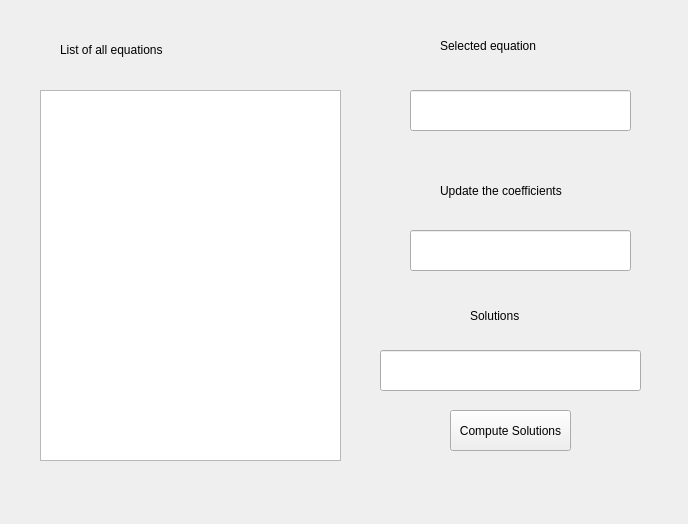
<?xml version="1.0" encoding="UTF-8"?>
<ui version="4.0">
 <class>gui</class>
 <widget class="QWidget" name="gui">
  <property name="geometry">
   <rect>
    <x>0</x>
    <y>0</y>
    <width>688</width>
    <height>524</height>
   </rect>
  </property>
  <property name="windowTitle">
   <string>gui</string>
  </property>
  <widget class="QListWidget" name="listOfEquations">
   <property name="geometry">
    <rect>
     <x>40</x>
     <y>90</y>
     <width>301</width>
     <height>371</height>
    </rect>
   </property>
  </widget>
  <widget class="QLabel" name="label">
   <property name="geometry">
    <rect>
     <x>60</x>
     <y>39</y>
     <width>171</width>
     <height>21</height>
    </rect>
   </property>
   <property name="text">
    <string>List of all equations</string>
   </property>
  </widget>
  <widget class="QLabel" name="label_2">
   <property name="geometry">
    <rect>
     <x>440</x>
     <y>30</y>
     <width>161</width>
     <height>31</height>
    </rect>
   </property>
   <property name="text">
    <string>Selected equation</string>
   </property>
  </widget>
  <widget class="QLabel" name="label_3">
   <property name="geometry">
    <rect>
     <x>470</x>
     <y>300</y>
     <width>131</width>
     <height>31</height>
    </rect>
   </property>
   <property name="text">
    <string>Solutions</string>
   </property>
  </widget>
  <widget class="QPushButton" name="solutionButton">
   <property name="geometry">
    <rect>
     <x>450</x>
     <y>410</y>
     <width>121</width>
     <height>41</height>
    </rect>
   </property>
   <property name="text">
    <string>Compute Solutions</string>
   </property>
  </widget>
  <widget class="QLineEdit" name="selectEquation">
   <property name="geometry">
    <rect>
     <x>410</x>
     <y>90</y>
     <width>221</width>
     <height>41</height>
    </rect>
   </property>
  </widget>
  <widget class="QLineEdit" name="solutionsLine">
   <property name="geometry">
    <rect>
     <x>380</x>
     <y>350</y>
     <width>261</width>
     <height>41</height>
    </rect>
   </property>
  </widget>
  <widget class="QLabel" name="label_4">
   <property name="geometry">
    <rect>
     <x>440</x>
     <y>170</y>
     <width>181</width>
     <height>41</height>
    </rect>
   </property>
   <property name="text">
    <string>Update the coefficients</string>
   </property>
  </widget>
  <widget class="QLineEdit" name="updateLine">
   <property name="geometry">
    <rect>
     <x>410</x>
     <y>230</y>
     <width>221</width>
     <height>41</height>
    </rect>
   </property>
  </widget>
 </widget>
 <resources/>
 <connections/>
</ui>
